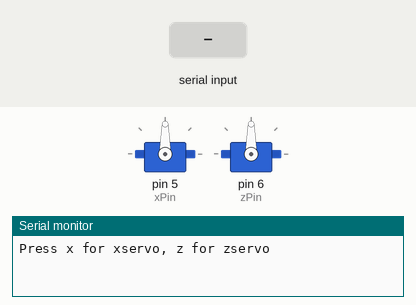
A sketch run on a simulated Arduino Uno, built with avr-gcc and run on an emulated ATmega328P. Shown: 2 × servo, the last lines printed to the serial monitor. The inputs (shaded band) are chosen by the test bench.

Above: at 1.2 s.
1.3 s: "x,45\n" received over Serial
At 2.3 s:
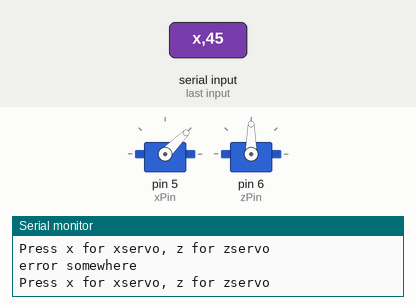
2.8 s: "z,45\n" received over Serial
At 3.5 s:
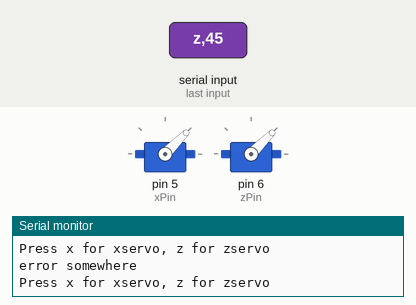
4.3 s: "x90\n" received over Serial
At 4.6 s:
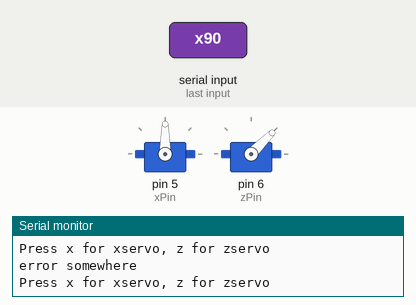
5.8 s: "z90\n" received over Serial
At 6.9 s:
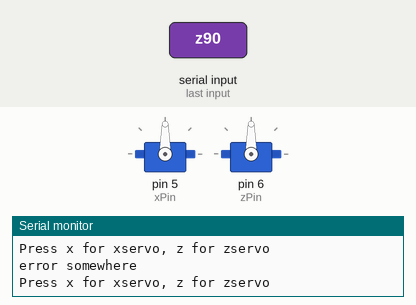
Timing chart, 0 to 8.3 s (numbered marks = the images above; inputs shaded):
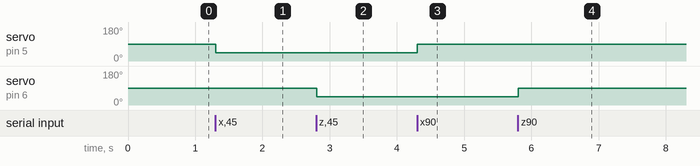

The sketch:

ServoTest.ino
```cpp
/*  This code was used to test positions/angles of our servo motors for a servo controlled gimbal with an ultrasound attatched. This code will take in user input that selects
 *  which motor to control, then moves the selected motor to an angle specified by the user.
 */

#include <Servo.h>

Servo servox;
Servo servoz;

int xPin = 5;
int zPin = 6;

int xAngle;
int zAngle;

char userEntry;

void setup() {
  // put your setup code here, to run once:
  servox.attach(xPin);
  servoz.attach(zPin);

  Serial.begin(9600);
}

void loop() {
  // put your main code here, to run repeatedly:
  Serial.println("Press x for xservo, z for zservo");

  while(true) {
    if (Serial.available() >0) {
      userEntry = Serial.read();
      break;
    }
  }


  if (userEntry == 'x') {
    xservo('x');
  }
  else if (userEntry == 'z') {
    zservo('z');
  }
  else {
    Serial.println("error somewhere");
  }

}
void xservo(char userEntry) {
  Serial.println("Enter angle");
    while (true) {
      if (Serial.available() > 0) {
      xAngle = Serial.parseInt();
      break;
      }
    }
    Serial.print("Servo x, move to ");
    Serial.print(xAngle);
    Serial.println(" degrees");
    servox.write(xAngle);
    delay(25);
}
void zservo(char userEntry) {
  Serial.println("Enter angle");

    while(true) {
      if (Serial.available() > 0) {
        zAngle = Serial.parseInt();
        break;
      }
    }
    Serial.print("Servo z, move to ");
    Serial.print(zAngle);
    Serial.println(" degrees");
    servoz.write(zAngle);
    delay(25);
}
```

Measured:
- after the input at 1.3 s, servo on pin 5 (xPin): 90° → 45° at once
- after the input at 2.8 s, servo on pin 6 (zPin): 90° → 45° at once
- after the input at 4.3 s, servo on pin 5 (xPin): 45° → 90° at once
- after the input at 5.8 s, servo on pin 6 (zPin): 45° → 90° at once
